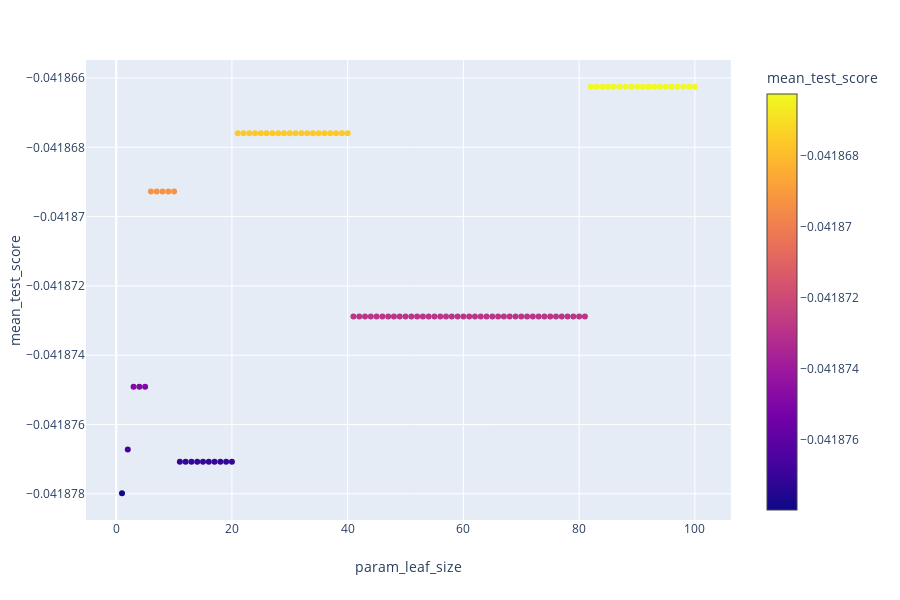

Source (notebook cell):
### Code cell
############ K-NEAREST NEIGHBOR REGRESSION ###############
warnings.simplefilter(action='ignore', category=FutureWarning)
rcParams['figure.figsize'] = 12, 4 #width x height in inches

################# PART I - CREATE A WEIGHTED FEATURE VECTOR FROM BEST XGB MODEL ################
# #First, we will use the weights from the feature importances of the best xgb model to use for the k-NN weights.
# best_xgbII_dart = XGBRegressor(learning_rate=0.020555,n_estimators=1600,max_depth=4,colsample_bytree=0.29,min_child_weight=1,
#                                 subsample=0.66, reg_lambda=23,reg_alpha=23, booster='dart',objective='reg:squarederror',seed=7)
# best_xgb_model_fit = best_xgbII_dart.fit(strain_X2,train_y2)
# feature_importances_xgb = pd.Series(best_xgb_model_fit.get_booster().get_fscore())
# columns_stX2 = strain_X2.columns #Get the columns in the correct order.
# feature_importances_xgb.index = columns_stX2 #Reorganize the indexes so that they are in the same order as the training set.
# # I'm going to standardize the array of feature importances to decrease the values
# std_feat = np.std(feature_importances_xgb)
# mean_feat = np.mean(feature_importances_xgb)
# standard_feat_importances = (feature_importances_xgb - mean_feat) / std_feat

################# KNN Round I - n_neighbors ###################
# weight = {'w':standard_feat_importances}
# knn1 = KNeighborsRegressor(metric='wminkowski', p=2, metric_params=weight)
# k_range1 = range(1,30,2)
# knn_model1, knn_results1, best_n_neighbors, best_score1 = KNNModelTune(knn1, 'n_neighbors', k_range1)
# knn_model1

################## KNN ROUND II - weights ################
# weight = {'w':standard_feat_importances}
# knn2 = KNeighborsRegressor(n_neighbors=5, metric='wminkowski', p=2, metric_params=weight)
# wts = ['uniform','distance']
# knn_model2, knn_results2, best_weight, best_score2 = KNNModelTune(knn2,'weights',wts)

################## CHECK ON TEST SET ###################
# weight = {'w':standard_feat_importances}
# knn_tuned1 = KNeighborsRegressor(n_neighbors=5, weights='distance' ,metric='wminkowski', p=2, metric_params=weight)
# TrainTestErrors(knn_tuned1, 'knn_tuned1_12022019.csv')




################# PART II - CREATE A WEIGHTED FEATURE VECTOR AGAIN ###############
# #First, we will use the weights from the feature importances of the best xgb model to use for the k-NN weights.
# best_xgbII_dart = XGBRegressor(learning_rate=0.020555,n_estimators=1600,max_depth=4,colsample_bytree=0.29,min_child_weight=1,
#                                 subsample=0.66, reg_lambda=23,reg_alpha=23, booster='dart',objective='reg:squarederror',seed=7)
# best_xgb_model_fit = best_xgbII_dart.fit(strain_X2,train_y2)
# feature_importances_xgb = pd.Series(best_xgb_model_fit.get_booster().get_fscore())
# columns_stX2 = strain_X2.columns #Get the columns in the correct order.
# feature_importances_xgb.index = columns_stX2 #Reorganize the indexes so that they are in the same order as the training set.
# # I'm going to standardize the array of feature importances to decrease the values
# max_feat_importances = feature_importances_xgb / max(feature_importances_xgb)

################# KNN ROUND I - n_neighbors ###################
# weight = {'w':max_feat_importances}
# knn1 = KNeighborsRegressor(metric='wminkowski', p=2, metric_params=weight)
# k_range1 = range(1,50,2)
# knn_model1, knn_results1, best_n_neighbors, best_score1 = KNNModelTune(knn1, 'n_neighbors', k_range1)

################# KNN ROUND II - weights ###################
# weight = {'w':max_feat_importances}
# knn2 = KNeighborsRegressor(n_neighbors=5, metric='wminkowski', p=2, metric_params=weight)
# wts = ['uniform','distance']
# knn_model2, knn_results2, best_weight, best_score2 = KNNModelTune(knn2, 'weights', wts)

################# KNN ROUND III - algorithm #################
# weight = {'w':max_feat_importances}
# knn3 = KNeighborsRegressor(n_neighbors=5, weights='distance', metric='wminkowski', p=2, metric_params=weight)
# algs = ['ball_tree','brute']
# knn_model3, knn_results3, best_alg, best_score3 = KNNModelTune(knn3, 'algorithm', algs)
# knn_results3

################# KNN ROUND IV - leaf_size #################
# weight = {'w':max_feat_importances}
# knn4 = KNeighborsRegressor(n_neighbors=5, weights='distance', metric='wminkowski', p=2, metric_params=weight,algorithm='ball_tree')
# leaf_range = range(1,101,1)
# knn_model4, knn_results4, best_leaf, best_score4 = KNNModelTune(knn4, 'leaf_size', leaf_range)
# knn_results4

################ CHECK ON TEST SET #################
# weight = {'w':max_feat_importances}
# knn_tuned2 = KNeighborsRegressor(n_neighbors=5, weights='distance', metric='wminkowski', p=2, metric_params=weight,algorithm='ball_tree')
# TrainTestErrors(knn_tuned2, 'knn_tuned2_12022019.csv')




################ PART III - USE THE REGULAR FEATURE VECTOR #################
# #First, we will use the weights from the feature importances of the best xgb model to use for the k-NN weights.
# best_xgbII_dart = XGBRegressor(learning_rate=0.020555,n_estimators=1600,max_depth=4,colsample_bytree=0.29,min_child_weight=1,
#                                 subsample=0.66, reg_lambda=23,reg_alpha=23, booster='dart',objective='reg:squarederror',seed=7)
# best_xgb_model_fit = best_xgbII_dart.fit(strain_X2,train_y2)
# feature_importances_xgb = pd.Series(best_xgb_model_fit.get_booster().get_fscore())
# columns_stX2 = strain_X2.columns #Get the columns in the correct order.
# feature_importances_xgb.index = columns_stX2 #Reorganize the indexes so that they are in the same order as the training set.

################ KNN ROUND I - n_neighbors #################
# weight = {'w':feature_importances_xgb}
# knn1 = KNeighborsRegressor(metric='wminkowski', p=2, metric_params=weight)
# k_range1 = range(1,50,2)
# knn_model1, knn_results1, best_n_neigbors, best_score1 = KNNModelTune(knn1, 'n_neighbors', k_range1)

################ KNN ROUND II - weights ################
# weight = {'w':feature_importances_xgb}
# knn2 = KNeighborsRegressor(n_neighbors=5,metric='wminkowski', p=2, metric_params=weight)
# wts = ['uniform','distance']
# knn_model2, knn_results2, best_weight, best_score2 = KNNModelTune(knn2, 'weights', wts)

################ KNN ROUND III - algorithm ###############
# weight = {'w':feature_importances_xgb}
# knn3 = KNeighborsRegressor(n_neighbors=5,weights='distance',metric='wminkowski',metric_params=weight)
# algs = ['ball_tree','brute']
# knn_model3, knn_results3, best_alg, best_score3 = KNNModelTune(knn3, 'algorithm', algs)
# knn_results3

################ KNN ROUND IV - leaf_size ################
# weight = {'w':feature_importances_xgb}
# knn4 = KNeighborsRegressor(n_neighbors=5, weights='distance',algorithm='ball_tree',metric='wminkowski',metric_params=weight)
# leaf_range = range(1,101,1)
# knn_model4, knn_results4, best_leaf, best_score4 = KNNModelTune(knn4, 'leaf_size', leaf_range)
# knn_results4

################ CHECK ON TEST SET ##################
# weight = {'w':feature_importances_xgb}
# knn_tuned3 = KNeighborsRegressor(n_neighbors=5, weights='distance', metric='wminkowski', p=2, metric_params=weight, algorithm='ball_tree')
# TrainTestErrors(knn_tuned3, 'knn_tuned3_12032019.csv')




################ PART IV - TUNE ALL PARAMETERS INCLUDING METRICS AND ASSOCIATED VARS ###############
# Instantiate some values
# wt = 'distance'
# k0 = 10

################ KNN ROUND I - metrics euclidean, manhattan, chebyshev ################
# knn_new1 = KNeighborsRegressor(n_neighbors=k0, weights=wt)
# metrics_1 = ['euclidean','manhattan','chebyshev']
# knn_model1, knn_results1, best_metric, best_score1 = KNNModelTune(knn_new1, 'metric', metrics_1)

################ KNN ROUND II - metrics (minkowski and p-value) ################
# knn_new2 = KNeighborsRegressor(n_neighbors=k0, weights=wt, metric='minkowski')
# p_val = range(1,11,1) 
# knn_model2, knn_results2, best_p, best_score2 = KNNModelTune(knn_new2, 'p', p_val)

################ KNN ROUND III - metrics (seuclidean and V-value) *NOT USED* ################
# knn_new3 = KNeighborsRegressor(n_neighbors=k0, weights=wt, metric='seuclidean')
# V_val = {'V':range(1,16,1)}
#knn_model3, knn_results3, best_V, best_score3 = KNNModelTune(knn_new3, 'metric_params', V_val)
# I DONT BELIEVE YOU CAN PARAMETER TUNE THIS ONE, SINCE ITS A DICTIONARY ARGUMENT, NEED TO GET AROUND TO SOME OTHER WAY 

################ KNN ROUND IV - n_neighbors ##################
# knn_new4 = KNeighborsRegressor(weights=wt,metric='manhattan')
# k_val = range(1,51,1)
# knn_model4, knn_results4, best_k, best_score4 = KNNModelTune(knn_new4, 'n_neighbors', k_val)

################ KNN ROUND V - algorithm #################
# knn_new5 = KNeighborsRegressor(n_neighbors=10,weights=wt,metric='manhattan')
# algs = ['ball_tree','kd_tree','brute']
# knn_model5, knn_results5, best_alg, best_score5 = KNNModelTune(knn_new5, 'algorithm', algs)

################ KNN ROUND VI - leaf_size #################
# knn_new6 = KNeighborsRegressor(n_neighbors=10,weights=wt,metric='manhattan',algorithm='kd_tree')
# leaf_size = range(1,101,1)
# knn_model6, knn_results6, best_leaf, best_score6 = KNNModelTune(knn_new6, 'leaf_size', leaf_size)

################ CHECK ON TEST SET ###################
# knn_tuned4 = KNeighborsRegressor(n_neighbors=10,weights=wt,metric='manhattan',algorithm='kd_tree')
# TrainTestErrors(knn_tuned4, 'knn_tuned4_12032019.csv')

################ CHECK DATA SPARSITY (!!!!!) ###################
#strain_X2 #strain_X2 does not have any zeros because it was standardized!!!!!
#(train_X2 == 0).astype(int).sum(axis=0).sum() #but train_X2 has 78979 zeros out of 132587 spots (about 59.567%)
#train_X2.shape
#1457 * 91
#(78979/132587)*100






################ PART V - SPARSE DATA CHECK ##################
##Instantiate some values
#wt = 'distance'

################ KNN ROUND I - metrics euclidean, manhattan, chebyshev ################
# knnII_1 = KNeighborsRegressor(weights=wt)
# metrics_1 = ['euclidean','manhattan','chebyshev']
# knnII_model1, knnII_results1, best_metric, best_score1 = KNNModelTune(knnII_1,'metric',metrics_1,train_X=train_X2)
# best_score1

################ KNN ROUND II - metrics minkowski and p-value ################
# knnII_2 = KNeighborsRegressor(weights=wt,metric='minkowski')
# p_range = range(1,11,1)
# knnII_model2, knnII_results2, best_p, best_score2 = KNNModelTune(knnII_2,'p',p_range,train_X=train_X2)

################ KNN ROUND III - n_neighbors ################
# knnII_3 = KNeighborsRegressor(weights=wt,metric='manhattan')
# k_val = range(1,50,1)
# knnII_model3, knnII_results3, best_k, best_score3 = KNNModelTune(knnII_3,'n_neighbors',k_val,train_X=train_X2)

################ KNN ROUND IV - algorithm #################
# knnII_4 = KNeighborsRegressor(n_neighbors=11,weights=wt,metric='manhattan')
# algs = ['ball_tree','kd_tree','brute']
# knnII_model4, knnII_results4, best_alg, best_score4 = KNNModelTune(knnII_4, 'algorithm', algs, train_X=train_X2)

################ KNN ROUND V - leaf_size #################
# knnII_5 = KNeighborsRegressor(n_neighbors=11, weights=wt, metric='manhattan', algorithm='kd_tree')
# leaf_size = range(1,101,1)
# knnII_model5, knnII_results5, best_ls, best_score5 = KNNModelTune(knnII_5, 'leaf_size', leaf_size, train_X=train_X2)

################ CHECK DATA ON TEST SET #################
# knn_tuned5 = KNeighborsRegressor(n_neighbors=11, weights=wt, metric='manhattan', algorithm='kd_tree',leaf_size=82)
# TrainTestErrors(knn_tuned5, 'knn_tuned5_12032019.csv',train_X=train_X2,train_y=train_y2,test_X=test_X2)

### Figure 1 — Plotly figure (JSON) as saved in the notebook; plotly's stock layout.template omitted (floating-point values rounded to 4 significant figures)
{"data": [{"hoverlabel": {"namelength": 0}, "hovertemplate": "param_leaf_size=%{x}<br>mean_test_score=%{marker.color}", "legendgroup": "", "marker": {"color": [-0.04188, -0.04188, -0.04187, -0.04187, -0.04187, -0.04187, -0.04187, -0.04187, -0.04187, -0.04187, -0.04188, -0.04188, -0.04188, -0.04188, -0.04188, -0.04188, -0.04188, -0.04188, -0.04188, -0.04188, -0.04187, -0.04187, -0.04187, -0.04187, -0.04187, -0.04187, -0.04187, -0.04187, -0.04187, -0.04187, -0.04187, -0.04187, -0.04187, -0.04187, -0.04187, -0.04187, -0.04187, -0.04187, -0.04187, -0.04187, -0.04187, -0.04187, -0.04187, -0.04187, -0.04187, -0.04187, -0.04187, -0.04187, -0.04187, -0.04187, -0.04187, -0.04187, -0.04187, -0.04187, -0.04187, -0.04187, -0.04187, -0.04187, -0.04187, -0.04187, -0.04187, -0.04187, -0.04187, -0.04187, -0.04187, -0.04187, -0.04187, -0.04187, -0.04187, -0.04187, -0.04187, -0.04187, -0.04187, -0.04187, -0.04187, -0.04187, -0.04187, -0.04187, -0.04187, -0.04187, -0.04187, -0.04187, -0.04187, -0.04187, -0.04187, -0.04187, -0.04187, -0.04187, -0.04187, -0.04187, -0.04187, -0.04187, -0.04187, -0.04187, -0.04187, -0.04187, -0.04187, -0.04187, -0.04187, -0.04187], "coloraxis": "coloraxis", "symbol": "circle"}, "mode": "markers", "name": "", "showlegend": false, "type": "scatter", "x": [1, 2, 3, 4, 5, 6, 7, 8, 9, 10, 11, 12, 13, 14, 15, 16, 17, 18, 19, 20, 21, 22, 23, 24, 25, 26, 27, 28, 29, 30, 31, 32, 33, 34, 35, 36, 37, 38, 39, 40, 41, 42, 43, 44, 45, 46, 47, 48, 49, 50, 51, 52, 53, 54, 55, 56, 57, 58, 59, 60, 61, 62, 63, 64, 65, 66, 67, 68, 69, 70, 71, 72, 73, 74, 75, 76, 77, 78, 79, 80, 81, 82, 83, 84, 85, 86, 87, 88, 89, 90, 91, 92, 93, 94, 95, 96, 97, 98, 99, 100], "xaxis": "x", "y": [-0.04188, -0.04188, -0.04187, -0.04187, -0.04187, -0.04187, -0.04187, -0.04187, -0.04187, -0.04187, -0.04188, -0.04188, -0.04188, -0.04188, -0.04188, -0.04188, -0.04188, -0.04188, -0.04188, -0.04188, -0.04187, -0.04187, -0.04187, -0.04187, -0.04187, -0.04187, -0.04187, -0.04187, -0.04187, -0.04187, -0.04187, -0.04187, -0.04187, -0.04187, -0.04187, -0.04187, -0.04187, -0.04187, -0.04187, -0.04187, -0.04187, -0.04187, -0.04187, -0.04187, -0.04187, -0.04187, -0.04187, -0.04187, -0.04187, -0.04187, -0.04187, -0.04187, -0.04187, -0.04187, -0.04187, -0.04187, -0.04187, -0.04187, -0.04187, -0.04187, -0.04187, -0.04187, -0.04187, -0.04187, -0.04187, -0.04187, -0.04187, -0.04187, -0.04187, -0.04187, -0.04187, -0.04187, -0.04187, -0.04187, -0.04187, -0.04187, -0.04187, -0.04187, -0.04187, -0.04187, -0.04187, -0.04187, -0.04187, -0.04187, -0.04187, -0.04187, -0.04187, -0.04187, -0.04187, -0.04187, -0.04187, -0.04187, -0.04187, -0.04187, -0.04187, -0.04187, -0.04187, -0.04187, -0.04187, -0.04187], "yaxis": "y"}], "layout": {"coloraxis": {"colorbar": {"title": {"text": "mean_test_score"}}, "colorscale": [[0, "#0d0887"], [0.1111, "#46039f"], [0.2222, "#7201a8"], [0.3333, "#9c179e"], [0.4444, "#bd3786"], [0.5556, "#d8576b"], [0.6667, "#ed7953"], [0.7778, "#fb9f3a"], [0.8889, "#fdca26"], [1, "#f0f921"]]}, "height": 600, "legend": {"tracegroupgap": 0}, "margin": {"t": 60}, "xaxis": {"anchor": "y", "domain": [0, 0.98], "title": {"text": "param_leaf_size"}}, "yaxis": {"anchor": "x", "domain": [0, 1], "title": {"text": "mean_test_score"}}}}
